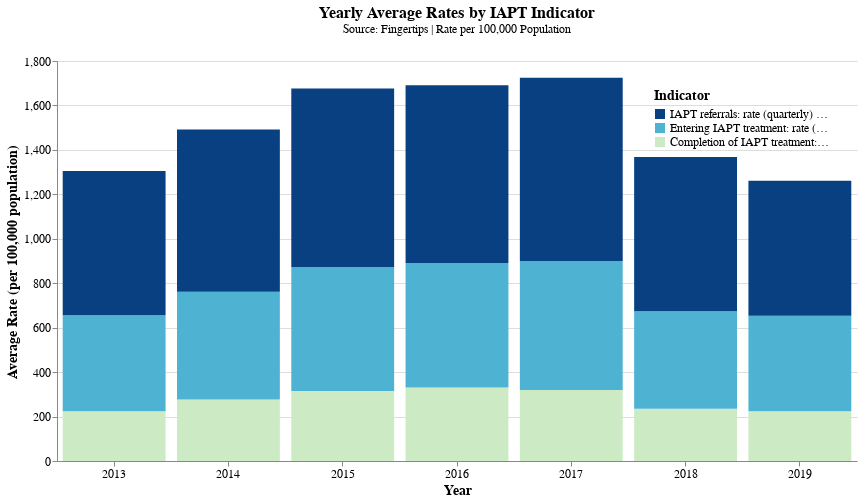

Notebook code for this chart:
### Code cell
# Create the improved stacked bar chart with horizontal x-axis labels
stacked_chart = alt.Chart(england_yearly_avg).mark_bar().encode(
    x=alt.X("Year:N", title="Year", axis=alt.Axis(labelAngle=0)),  # Horizontal x-axis labels
    y=alt.Y("Value:Q", title="Average Rate (per 100,000 population)", axis=alt.Axis(grid=True)),
    color=alt.Color(
        "Indicator Name:N",
        scale=alt.Scale(domain=list(color_palette.keys()), range=list(color_palette.values())),
        title="Indicator"
    ),
    tooltip=[
        alt.Tooltip("Year:N", title="Year"),
        alt.Tooltip("Indicator Name:N", title="Indicator"),
        alt.Tooltip("Value:Q", title="Rate", format=",.2f")
    ]
).properties(
    width=800,
    height=400,
    title=alt.TitleParams(
        text="Yearly Average Rates by IAPT Indicator",
        subtitle="Source: Fingertips | Rate per 100,000 Population",
        font="Arial",
        fontSize=16,
        subtitleFont="Arial",
        subtitleFontSize=12,
        anchor="middle",
        offset=20
    )
).configure_legend(
    titleFont="Arial",
    titleFontSize=14,
    labelFont="Arial",
    labelFontSize=12,
    orient="top-right",  # Move legend to the top-right
    padding=10  # Add padding between chart and legend
).configure_axis(
    labelFont="Arial",
    labelFontSize=12,
    titleFont="Arial",
    titleFontSize=14
).configure_title(
    fontSize=18,
    font="Arial",
    anchor="middle"
).configure_view(
    strokeWidth=0  # Remove chart border
)

stacked_chart

### Figure 1 — Vega-Lite specification as saved in the notebook (floating-point values rounded to 4 significant figures)
{"config": {"view": {"continuousWidth": 300, "continuousHeight": 300, "strokeWidth": 0}, "axis": {"labelFont": "Arial", "labelFontSize": 12, "titleFont": "Arial", "titleFontSize": 14}, "legend": {"labelFont": "Arial", "labelFontSize": 12, "orient": "top-right", "padding": 10, "titleFont": "Arial", "titleFontSize": 14}, "title": {"anchor": "middle", "font": "Arial", "fontSize": 18}}, "data": {"name": "data-00038f43522613172233c957b2832ee9"}, "mark": {"type": "bar"}, "encoding": {"color": {"field": "Indicator Name", "scale": {"domain": ["IAPT referrals: rate (quarterly) per 100,000 population", "Entering IAPT treatment: rate (quarterly) per 100,000 population", "Completion of IAPT treatment: rate (quarterly) per 100,000 population"], "range": ["#084081", "#4eb3d3", "#ccebc5"]}, "title": "Indicator", "type": "nominal"}, "tooltip": [{"field": "Year", "title": "Year", "type": "nominal"}, {"field": "Indicator Name", "title": "Indicator", "type": "nominal"}, {"field": "Value", "format": ",.2f", "title": "Rate", "type": "quantitative"}], "x": {"axis": {"labelAngle": 0}, "field": "Year", "title": "Year", "type": "nominal"}, "y": {"axis": {"grid": true}, "field": "Value", "title": "Average Rate (per 100,000 population)", "type": "quantitative"}}, "height": 400, "title": {"text": "Yearly Average Rates by IAPT Indicator", "anchor": "middle", "font": "Arial", "fontSize": 16, "offset": 20, "subtitle": "Source: Fingertips | Rate per 100,000 Population", "subtitleFont": "Arial", "subtitleFontSize": 12}, "width": 800, "$schema": "https://vega.github.io/schema/vega-lite/v5.20.1.json", "datasets": {"data-00038f43522613172233c957b2832ee9": [{"Year": "2013", "Indicator Name": "Completion of IAPT treatment: rate (quarterly) per 100,000 population", "Value": 223.8}, {"Year": "2013", "Indicator Name": "Entering IAPT treatment: rate (quarterly) per 100,000 population", "Value": 432.1}, {"Year": "2013", "Indicator Name": "IAPT referrals: rate (quarterly) per 100,000 population", "Value": 649.0}, {"Year": "2014", "Indicator Name": "Completion of IAPT treatment: rate (quarterly) per 100,000 population", "Value": 277.0}, {"Year": "2014", "Indicator Name": "Entering IAPT treatment: rate (quarterly) per 100,000 population", "Value": 484.8}, {"Year": "2014", "Indicator Name": "IAPT referrals: rate (quarterly) per 100,000 population", "Value": 729.4}, {"Year": "2015", "Indicator Name": "Completion of IAPT treatment: rate (quarterly) per 100,000 population", "Value": 314.6}, {"Year": "2015", "Indicator Name": "Entering IAPT treatment: rate (quarterly) per 100,000 population", "Value": 557.8}, {"Year": "2015", "Indicator Name": "IAPT referrals: rate (quarterly) per 100,000 population", "Value": 804.2}, {"Year": "2016", "Indicator Name": "Completion of IAPT treatment: rate (quarterly) per 100,000 population", "Value": 330.7}, {"Year": "2016", "Indicator Name": "Entering IAPT treatment: rate (quarterly) per 100,000 population", "Value": 559.8}, {"Year": "2016", "Indicator Name": "IAPT referrals: rate (quarterly) per 100,000 population", "Value": 800.6}, {"Year": "2017", "Indicator Name": "Completion of IAPT treatment: rate (quarterly) per 100,000 population", "Value": 319.5}, {"Year": "2017", "Indicator Name": "Entering IAPT treatment: rate (quarterly) per 100,000 population", "Value": 580.2}, {"Year": "2017", "Indicator Name": "IAPT referrals: rate (quarterly) per 100,000 population", "Value": 824.5}, {"Year": "2018", "Indicator Name": "Completion of IAPT treatment: rate (quarterly) per 100,000 population", "Value": 234.8}, {"Year": "2018", "Indicator Name": "Entering IAPT treatment: rate (quarterly) per 100,000 population", "Value": 438.5}, {"Year": "2018", "Indicator Name": "IAPT referrals: rate (quarterly) per 100,000 population", "Value": 694.9}, {"Year": "2019", "Indicator Name": "Completion of IAPT treatment: rate (quarterly) per 100,000 population", "Value": 224.1}, {"Year": "2019", "Indicator Name": "Entering IAPT treatment: rate (quarterly) per 100,000 population", "Value": 429.2}, {"Year": "2019", "Indicator Name": "IAPT referrals: rate (quarterly) per 100,000 population", "Value": 607.5}]}}
